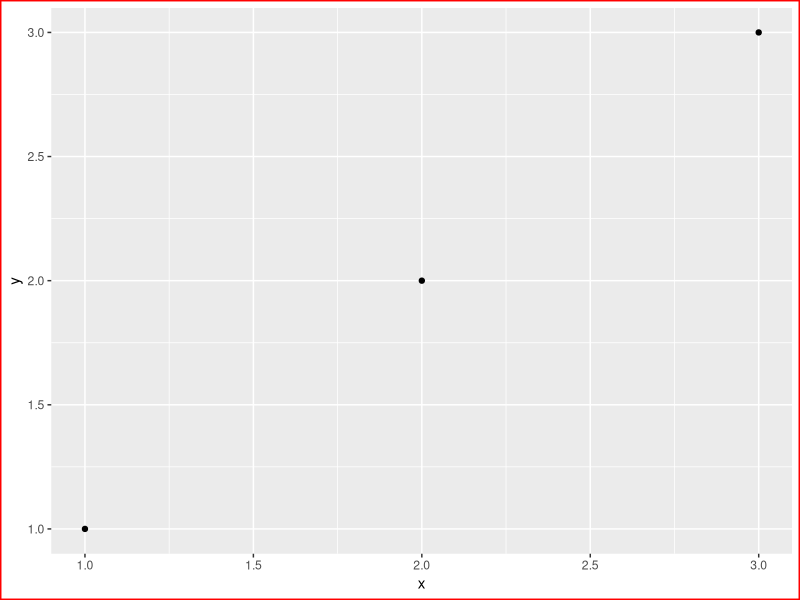

This chart was generated by the following R code:
library(ggplot2)
df <- data.frame(x = 1:3, y = 1:3)
base <- ggplot(df, aes(x, y)) + geom_point(aes( ))
base + theme(plot.background = element_rect(colour = "red", linewidth = 1))
